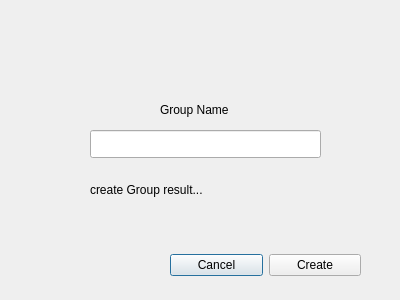
<?xml version="1.0" encoding="UTF-8"?>
<ui version="4.0">
 <class>CreateGroupPage</class>
 <widget class="QDialog" name="CreateGroupPage">
  <property name="geometry">
   <rect>
    <x>0</x>
    <y>0</y>
    <width>400</width>
    <height>300</height>
   </rect>
  </property>
  <property name="minimumSize">
   <size>
    <width>400</width>
    <height>300</height>
   </size>
  </property>
  <property name="windowTitle">
   <string>Creat Group</string>
  </property>
  <widget class="QLabel" name="groupname_lbl">
   <property name="geometry">
    <rect>
     <x>160</x>
     <y>100</y>
     <width>111</width>
     <height>20</height>
    </rect>
   </property>
   <property name="text">
    <string>Group Name</string>
   </property>
  </widget>
  <widget class="QLineEdit" name="groupname_led">
   <property name="geometry">
    <rect>
     <x>90</x>
     <y>130</y>
     <width>231</width>
     <height>28</height>
    </rect>
   </property>
  </widget>
  <widget class="QLabel" name="result_lbl">
   <property name="geometry">
    <rect>
     <x>90</x>
     <y>180</y>
     <width>231</width>
     <height>20</height>
    </rect>
   </property>
   <property name="text">
    <string>create Group result...</string>
   </property>
  </widget>
  <widget class="QWidget" name="layoutWidget">
   <property name="geometry">
    <rect>
     <x>170</x>
     <y>250</y>
     <width>191</width>
     <height>31</height>
    </rect>
   </property>
   <layout class="QHBoxLayout" name="horizontalLayout">
    <item>
     <widget class="QPushButton" name="cancel_pbn">
      <property name="text">
       <string>Cancel</string>
      </property>
     </widget>
    </item>
    <item>
     <widget class="QPushButton" name="creategroup_pbn">
      <property name="text">
       <string>Create</string>
      </property>
     </widget>
    </item>
   </layout>
  </widget>
 </widget>
 <resources/>
 <connections/>
</ui>
